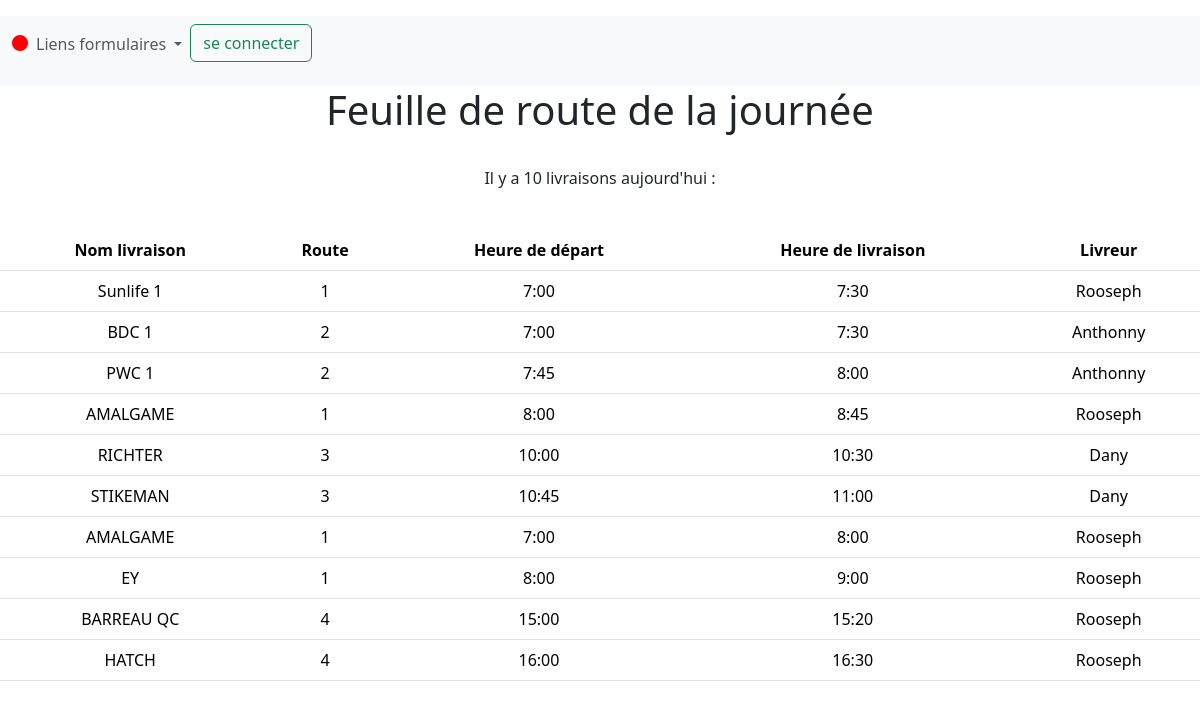
The page /livraisons_list/ on the database its author committed.
### listings/models.py (models this page shows, shortened)
class Livraison(models.Model):
    nom = models.fields.CharField(max_length=100)
    route = models.fields.CharField(max_length=100)
    heure_depart = models.fields.CharField(max_length=100)
    heure_livraison = models.fields.CharField(max_length=100)
    client = models.ForeignKey(Client, null=True, on_delete=models.SET_NULL)
    date = models.fields.DateField()
    commentaire = models.fields.CharField(max_length=100)
    details_commande = models.FileField(upload_to='media/commandesdetail/')
    status = models.fields.CharField(max_length=100)
    livreur = models.ForeignKey(Livreur, null=True, on_delete=models.SET_NULL)
    journee = models.ForeignKey(Journee, null=True, on_delete=models.SET_NULL)
    aidelivreur = models.fields.CharField(max_length=100)
    checklist = models.fields.CharField(max_length =3)

class Livreur(models.Model):
        nom = models.fields.CharField(max_length=100)
        user = models.OneToOneField(User, null=True, on_delete=models.CASCADE)

### listings/views.py (the view)
# urls.py: path('livraisons_list/', views.livraisons_list, name = 'livraisons-list'),
def livraisons_list(request):
    livraisons  = Livraison.objects.all()
    livreurs = Livreur.objects.all()
    journees = Journee.objects.all()
    return render(request, 'listings/livraisons_list.html', context={'livraisons': livraisons,
                                                              'livreurs': livreurs,
                                                              'journees' : journees})

### listings/templates/listings/livraisons_list.html (shortened to what this page needs)
{% extends 'listings/base.html' %}
{% block content %}
<nav class="navbar navbar-expand-lg bg-body-tertiary">
    <div class="container-fluid">
        <p>{% if user.is_authenticated %}
            <p style="color: green;"><i class="fa-solid fa-circle" style="color: green;"></i></p>
        {% else %}
        <p style="color: red;"><i class="fa-solid fa-circle" style="color: red;"></i></p>
        {% endif %}</p>
      <div class="collapse navbar-collapse" id="navbarSupportedContent">
        <ul class="navbar-nav me-auto mb-2 mb-lg-0">
          <li class="nav-item dropdown">
            <a class="nav-link dropdown-toggle" href="#" role="button" data-bs-toggle="dropdown" aria-expanded="false">
                Liens formulaires
            </a>
            <li class="nav-item">
                <div>
                  <p>{% if user.is_authenticated %}
                      <form action="{% url 'logout' %}" method="post">
                          {% csrf_token %}
                          <button type="submit" class="btn btn-outline-danger">se déconnecter</button>
                      </form>
                      {% else %}
                          <a href="{% url 'login' %}" class="btn btn-outline-success" >se connecter</a>
                      {% endif %}</p>
                  </div>
              </li>
          </li>
        </ul>
      </div>
    </div>
  </nav>
<div style="text-align: center;">
<h1>Feuille de route de la journée</h1>
<br>
<p>Il y a  {{ livraisons|length }} livraisons aujourd'hui : </p>
<br>
<table class="table">
    <thead class="thead-dark">
      <tr>
        <th scope="col">Nom livraison</th>
        <th scope="col">Route</th>
        <th scope="col">Heure de départ</th>
        <th scope="col">Heure de livraison</th>
        <th scope="col">Livreur</th>
      </tr>
    </thead>
    <tbody>
        {% for livraison in livraisons %}
      <tr>
        <td>{{livraison.nom}}</td>
        <td>{{ livraison.route }}</td>
        <td>{{ livraison.heure_depart }}</td>
        <td>{{ livraison.heure_livraison }}</td>
        <td>{{livraison.livreur.nom}}</td>
      {% endfor %}
    </tbody>
  </table>
</div>
{% endblock %}

### rows shown on the page
Livraison: nom "Sunlife 1", route "1", heure_depart "7:00", heure_livraison "7:30", livreur.nom "Rooseph"
Livraison: nom "BDC 1", route "2", heure_depart "7:00", heure_livraison "7:30", livreur.nom "Anthonny"
Livraison: nom "PWC 1", route "2", heure_depart "7:45", heure_livraison "8:00", livreur.nom "Anthonny"
Livraison: nom "AMALGAME", route "1", heure_depart "8:00", heure_livraison "8:45", livreur.nom "Rooseph"
Livraison: nom "RICHTER", route "3", heure_depart "10:00", heure_livraison "10:30", livreur.nom "Dany"
Livraison: nom "STIKEMAN", route "3", heure_depart "10:45", heure_livraison "11:00", livreur.nom "Dany"
Livraison: nom "AMALGAME", route "1", heure_depart "7:00", heure_livraison "8:00", livreur.nom "Rooseph"
Livraison: nom "EY", route "1", heure_depart "8:00", heure_livraison "9:00", livreur.nom "Rooseph"
Livraison: nom "BARREAU QC", route "4", heure_depart "15:00", heure_livraison "15:20", livreur.nom "Rooseph"
Livraison: nom "HATCH", route "4", heure_depart "16:00", heure_livraison "16:30", livreur.nom "Rooseph"

### other values the page prints
{{ livraisons|length }} "10"
